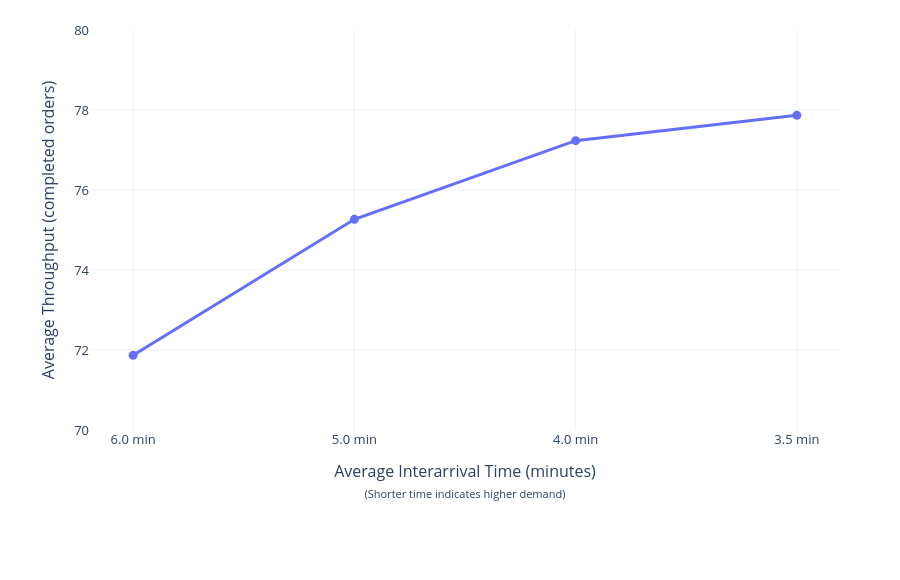

The code cell stored with this chart in its notebook:
### Code cell
# Interactive Figure 7:
# Average Throughput under Different Demand Levels

from pathlib import Path
import pandas as pd
import plotly.graph_objects as go

# Identify the project root
project_root = Path.cwd()

if project_root.name == "notebooks":
    project_root = project_root.parent

# Create the folder for interactive GitHub Pages figures
interactive_dir = project_root / "docs" / "interactive"
interactive_dir.mkdir(parents=True, exist_ok=True)

# Recreate the final sensitivity results used in Table 5
figure7_df = pd.DataFrame(
    {
        "avg_interarrival_time_minutes": [
            6.0,
            5.0,
            4.0,
            3.5
        ],
        "throughput_mean": [
            71.867,
            75.267,
            77.233,
            77.867
        ]
    }
)

# Create readable x-axis labels
figure7_df["demand_level"] = (
    figure7_df["avg_interarrival_time_minutes"]
    .map(lambda value: f"{value:.1f} min")
)

fig7_interactive = go.Figure()

fig7_interactive.add_trace(
    go.Scatter(
        x=figure7_df["demand_level"],
        y=figure7_df["throughput_mean"],
        mode="lines+markers",
        line=dict(width=3),
        marker=dict(size=9),
        customdata=figure7_df[
            [
                "avg_interarrival_time_minutes",
                "throughput_mean"
            ]
        ],
        hovertemplate=(
            "<b>Average Interarrival Time: "
            "%{customdata[0]:.1f} minutes</b><br>"
            "Average Throughput: "
            "%{customdata[1]:.3f} orders"
            "<extra></extra>"
        )
    )
)

fig7_interactive.update_layout(
    yaxis_title="Average Throughput (completed orders)",
    template="plotly_white",
    height=580,
    margin=dict(
        l=90,
        r=60,
        t=30,
        b=150
    ),
    showlegend=False,
    font=dict(size=13)
)

# Use a two-line x-axis title
fig7_interactive.update_xaxes(
    title_text=(
        "Average Interarrival Time (minutes)<br>"
        "<span style='font-size:11px'>"
        "(Shorter time indicates higher demand)"
        "</span>"
    ),
    title_standoff=18,
    automargin=True
)

# Match the visible scale of the static Figure 7
fig7_interactive.update_yaxes(
    range=[70, 80],
    dtick=2,
    automargin=True
)

figure7_html_path = (
    interactive_dir /
    "figure7_demand_throughput.html"
)

fig7_interactive.write_html(
    figure7_html_path,
    include_plotlyjs="cdn",
    full_html=True,
    config={
        "responsive": True,
        "displaylogo": False
    }
)

print("Interactive Figure 7 saved to:")
print(figure7_html_path)

fig7_interactive.show()

### Figure 1 — Plotly figure (JSON) as saved in the notebook; plotly's stock layout.template omitted (floating-point values rounded to 4 significant figures)
{"data": [{"customdata": [[6.0, 71.87], [5.0, 75.27], [4.0, 77.23], [3.5, 77.87]], "hovertemplate": "<b>Average Interarrival Time: %{customdata[0]:.1f} minutes</b><br>Average Throughput: %{customdata[1]:.3f} orders<extra></extra>", "line": {"width": 3}, "marker": {"size": 9}, "mode": "lines+markers", "type": "scatter", "x": ["6.0 min", "5.0 min", "4.0 min", "3.5 min"], "y": [71.87, 75.27, 77.23, 77.87]}], "layout": {"font": {"size": 13}, "height": 580, "margin": {"b": 150, "l": 90, "r": 60, "t": 30}, "showlegend": false, "xaxis": {"automargin": true, "title": {"standoff": 18, "text": "Average Interarrival Time (minutes)<br><span style='font-size:11px'>(Shorter time indicates higher demand)</span>"}}, "yaxis": {"automargin": true, "dtick": 2, "range": [70, 80], "title": {"text": "Average Throughput (completed orders)"}}}}
